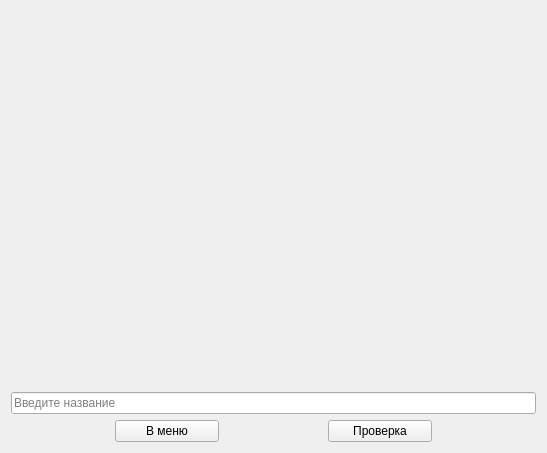
          <widget class="QWidget" name="page_18">
           <layout class="QVBoxLayout" name="verticalLayout_20">
            <item>
             <layout class="QHBoxLayout" name="horizontalLayout_27">
              <item>
               <spacer name="horizontalSpacer_73">
                <property name="orientation">
                 <enum>Qt::Horizontal</enum>
                </property>
                <property name="sizeHint" stdset="0">
                 <size>
                  <width>40</width>
                  <height>20</height>
                 </size>
                </property>
               </spacer>
              </item>
              <item>
               <widget class="QLabel" name="logo_13">
                <property name="minimumSize">
                 <size>
                  <width>445</width>
                  <height>375</height>
                 </size>
                </property>
                <property name="text">
                 <string/>
                </property>
                <property name="pixmap">
                 <pixmap>отред.логотипы/converse.png</pixmap>
                </property>
               </widget>
              </item>
              <item>
               <spacer name="horizontalSpacer_74">
                <property name="orientation">
                 <enum>Qt::Horizontal</enum>
                </property>
                <property name="sizeHint" stdset="0">
                 <size>
                  <width>40</width>
                  <height>20</height>
                 </size>
                </property>
               </spacer>
              </item>
             </layout>
            </item>
            <item>
             <widget class="QLineEdit" name="lineEdit_13">
              <property name="text">
               <string/>
              </property>
              <property name="placeholderText">
               <string>Введите название</string>
              </property>
             </widget>
            </item>
            <item>
             <layout class="QHBoxLayout" name="horizontalLayout_28">
              <item>
               <spacer name="horizontalSpacer_78">
                <property name="orientation">
                 <enum>Qt::Horizontal</enum>
                </property>
                <property name="sizeHint" stdset="0">
                 <size>
                  <width>40</width>
                  <height>18</height>
                 </size>
                </property>
               </spacer>
              </item>
              <item>
               <widget class="QPushButton" name="back_13">
                <property name="sizePolicy">
                 <sizepolicy hsizetype="Expanding" vsizetype="Fixed">
                  <horstretch>0</horstretch>
                  <verstretch>0</verstretch>
                 </sizepolicy>
                </property>
                <property name="cursor">
                 <cursorShape>PointingHandCursor</cursorShape>
                </property>
                <property name="text">
                 <string>В меню</string>
                </property>
                <property name="icon">
                 <iconset>
                  <normaloff>иконки/exit.png</normaloff>иконки/exit.png</iconset>
                </property>
                <property name="iconSize">
                 <size>
                  <width>32</width>
                  <height>32</height>
                 </size>
                </property>
               </widget>
              </item>
              <item>
               <spacer name="horizontalSpacer_77">
                <property name="orientation">
                 <enum>Qt::Horizontal</enum>
                </property>
                <property name="sizeHint" stdset="0">
                 <size>
                  <width>40</width>
                  <height>18</height>
                 </size>
                </property>
               </spacer>
              </item>
              <item>
               <widget class="QPushButton" name="check_13">
                <property name="sizePolicy">
                 <sizepolicy hsizetype="Expanding" vsizetype="Fixed">
                  <horstretch>0</horstretch>
                  <verstretch>0</verstretch>
                 </sizepolicy>
                </property>
                <property name="cursor">
                 <cursorShape>PointingHandCursor</cursorShape>
                </property>
                <property name="text">
                 <string>Проверка</string>
                </property>
                <property name="icon">
                 <iconset>
                  <normaloff>иконки/quality-control.png</normaloff>иконки/quality-control.png</iconset>
                </property>
                <property name="iconSize">
                 <size>
                  <width>32</width>
                  <height>32</height>
                 </size>
                </property>
               </widget>
              </item>
              <item>
               <spacer name="horizontalSpacer_76">
                <property name="orientation">
                 <enum>Qt::Horizontal</enum>
                </property>
                <property name="sizeHint" stdset="0">
                 <size>
                  <width>40</width>
                  <height>20</height>
                 </size>
                </property>
               </spacer>
              </item>
             </layout>
            </item>
           </layout>
          </widget>
